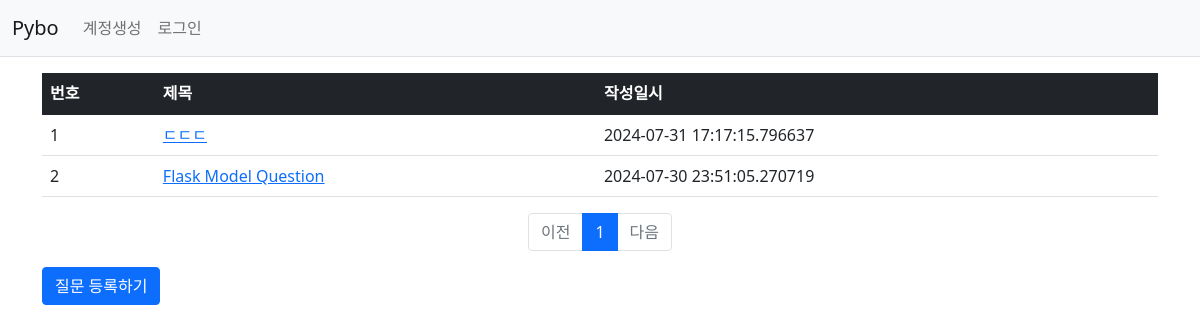
Page /question/list/ on the earlier database version.
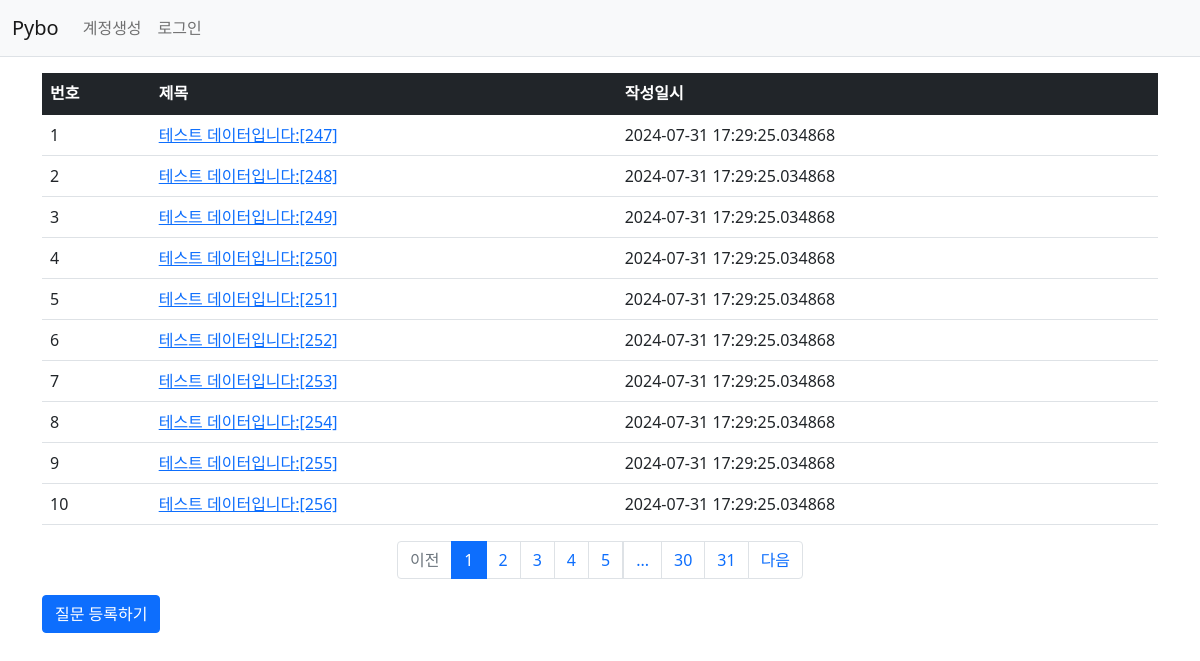
Same page on the later database version.
### pybo/models.py (models this page shows)
class Question(db.Model):
    id = db.Column(db.Integer, primary_key=True)
    subject = db.Column(db.String(200), nullable=False)
    content = db.Column(db.Text(), nullable=False)
    create_date = db.Column(db.DateTime(), nullable=False)

### pybo/views/question_views.py (the view)
@bp.route('/list/')
def _list():
    page = request.args.get('page', type=int, default=1)
    question_list = Question.query.order_by(Question.create_date.desc())
    question_list = question_list.paginate(page=page, per_page=10)
    return render_template('question/question_list.html', question_list = question_list)

### pybo/views/auth_views.py (called while the page is built)
@bp.before_app_request # 모든 라우팅 함수보다 항상 먼저 실행된다.
def load_logged_in_user():
    user_id = session.get('user_id')
    if user_id is None:
        g.user = None
    else:
        g.user = User.query.get(user_id)

### pybo/templates/question/question_list.html (shortened to what this page needs)
<!DOCTYPE html>
<html lang="en">
<head>
</head>
<body>
    {% include "navbar.html" %}
    <link rel="stylesheet" href="{{ url_for('static', filename='bootstrap.min.css') }}">
    <div class="container my-3">
        <table class="table">
            <thead>
            <tr class="table-dark">
                <th>번호</th>
                <th>제목</th>
                <th>작성일시</th>
            </tr>
            </thead>
            <tbody>
            {% if question_list %}
            {% for question in question_list.items %}
            <tr>
                <td>{{ loop.index }}</td>
                <td>
                    <a href="{{ url_for('question.detail', question_id=question.id) }}">{{ question.subject }}</a>
                </td>
                <td>{{ question.create_date }}</td>
            </tr>
            {% endfor %}
            {% else %}
            <tr>
                <td colspan="3">질문이 없습니다.</td>
            </tr>
            {% endif %}
            </tbody>
        </table>
        <ul class="pagination justify-content-center">
            {% if question_list.has_prev %}
            <li class="page-item">
                <a class="page-link" href="?page={{ question_list.prev_num }}">이전</a>
            </li>
            {% else %}
            <li class="page-item disabled">
                <a class="page-link" tabindex="-1" aria-disabled="true" href="javascript:void(0)">이전</a>
            </li>
            {% endif %}
            {% for page_num in question_list.iter_pages() %}
            {% if page_num %}
            {% if page_num != question_list.page %}
            <li class="page-item">
                <a class="page-link" href="?page={{ page_num }}">{{ page_num }}</a>
            </li>
            {% else %}
            <li class="page-item active" aria-current="page">
                <a class="page-link" href="javascript:void(0)">{{ page_num }}</a>
            </li>
            {% endif %}
            {% else %}
            <li class="disabled">
                <a class="page-link" href="javascript:void(0)">...</a>
            </li>
            {% endif %}
            {% endfor %}
            {% if question_list.has_next %}
            <li class="page-item">
                <a class="page-link" href="?page={{ question_list.next_num }}">다음</a>
            </li>
            {% else %}
            <li class="page-item disabled">
                <a class="page-link" tabindex="-1" aria-disabled="true" href="javascript:void(0)">다음</a>
            </li>
            {% endif %}
        </ul>
        <a href="{{ url_for('question.create') }}" class="btn btn-primary">질문 등록하기</a>
    </div>
</body>
</html>

### pybo/templates/navbar.html (shortened to what this page needs)
<!DOCTYPE html>
<html lang="en">
<head>
</head>
<body>
    <nav class="navbar navbar-expand-lg navbar-light bg-light border-bottom">
        <div class="container-fluid">
            <a class="navbar-brand" href="{{ url_for('main.index') }}">Pybo</a>
            <div class="collapse navbar-collapse" id="navbarSupportedContent">
                <ul class="navbar-nav me-auto mb-2 mb-lg-0">
                    <li class="nav-item">
                        <a class="nav-link" href="{{ url_for('auth.signup') }}">계정생성</a>
                    </li>
                    {% if g.user %}
                    <li class="nav-item">
                        <a class="nav-link" href="{{url_for('auth.logout')}}">로그아웃</a>
                    </li>
                    {% else %}
                    <li class="nav-item">
                        <a class="nav-link" href="{{ url_for('auth.login') }}">로그인</a>
                    </li>
                    {% endif %}
                </ul>
            </div>
        </div>
    </nav>
</body>
</html>

Differences in the rows shown:
no longer on this page (row unchanged): Question: subject "ㄷㄷㄷ", create_date "2024-07-31 17:17:15.796637"
no longer on this page (row unchanged): Question: subject "Flask Model Question", create_date "2024-07-30 23:51:05.270719"
added Question: subject "테스트 데이터입니다:[247]", create_date "2024-07-31 17:29:25.034868"
added Question: subject "테스트 데이터입니다:[248]", create_date "2024-07-31 17:29:25.034868"
added Question: subject "테스트 데이터입니다:[249]", create_date "2024-07-31 17:29:25.034868"
added Question: subject "테스트 데이터입니다:[250]", create_date "2024-07-31 17:29:25.034868"
added Question: subject "테스트 데이터입니다:[251]", create_date "2024-07-31 17:29:25.034868"
added Question: subject "테스트 데이터입니다:[252]", create_date "2024-07-31 17:29:25.034868"
added Question: subject "테스트 데이터입니다:[253]", create_date "2024-07-31 17:29:25.034868"
added Question: subject "테스트 데이터입니다:[254]", create_date "2024-07-31 17:29:25.034868"
added Question: subject "테스트 데이터입니다:[255]", create_date "2024-07-31 17:29:25.034868"
added Question: subject "테스트 데이터입니다:[256]", create_date "2024-07-31 17:29:25.034868"
Other differences:
new list line: "2"
new list line: "3"
new list line: "4"
new list line: "5"
new list line: "30"
new list line: "31"
